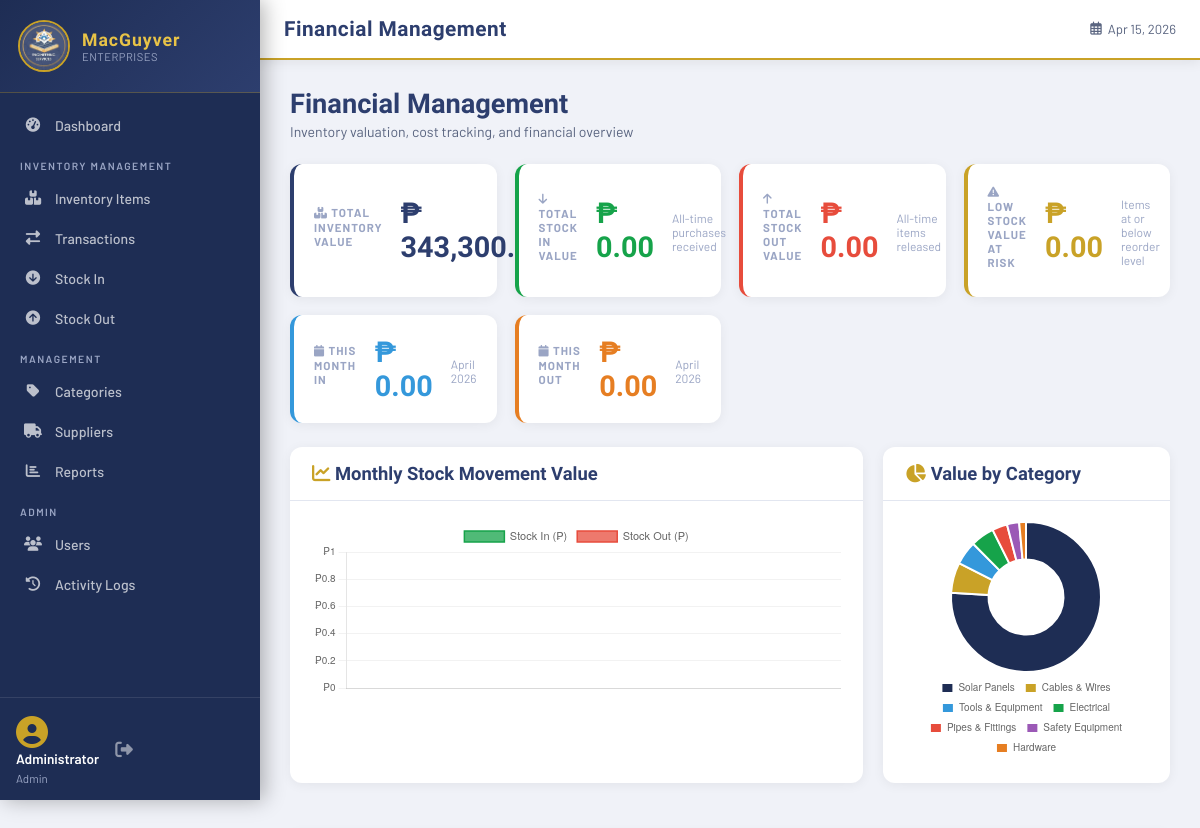
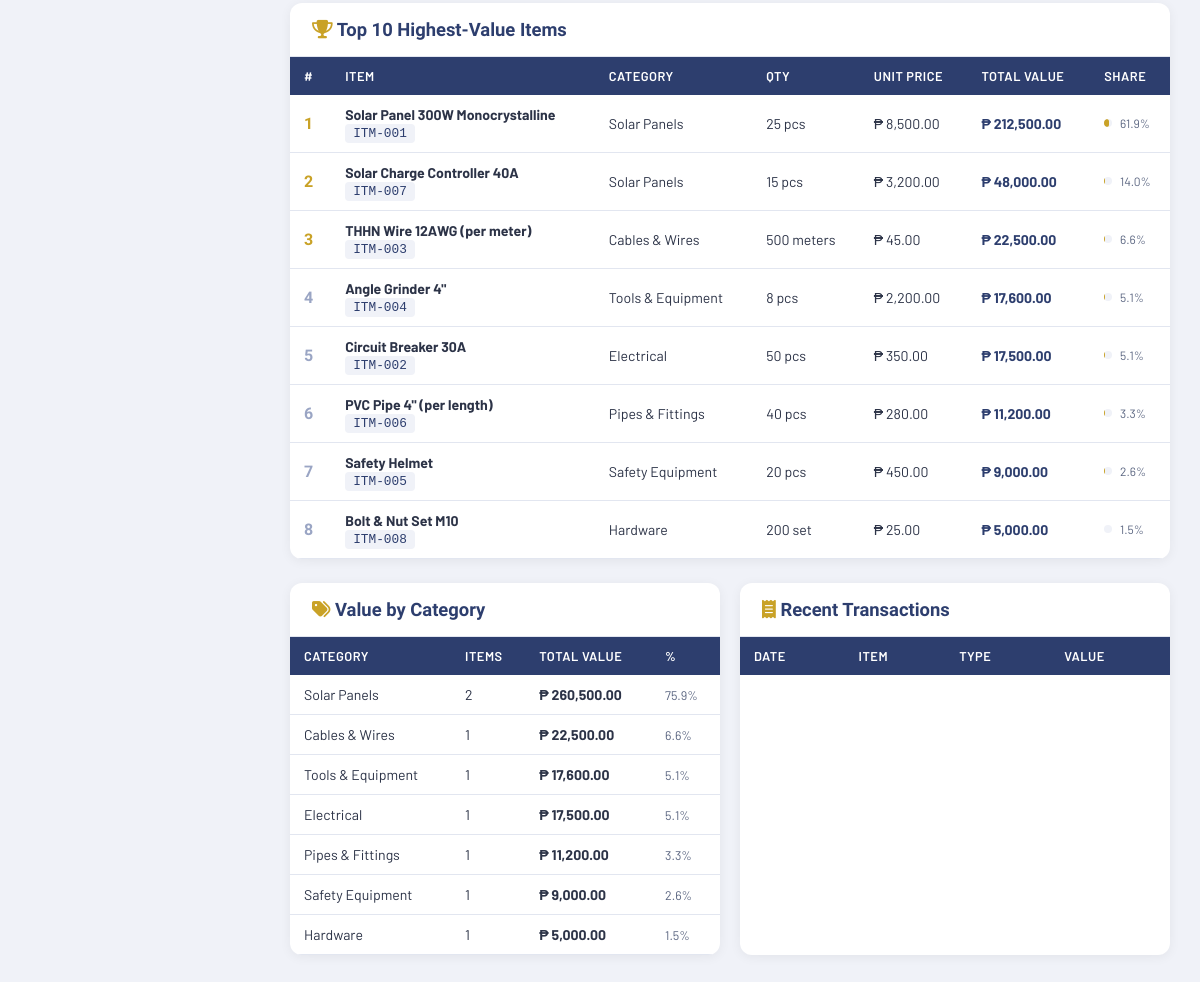
/pages/financial.php (signed in), run on the app's committed database (2 pictures, top to bottom).
### tables this page shows
CREATE TABLE IF NOT EXISTS users (
    id INT AUTO_INCREMENT PRIMARY KEY,
    username VARCHAR(50) NOT NULL UNIQUE,
    password VARCHAR(255) NOT NULL,
    full_name VARCHAR(100) NOT NULL,
    email VARCHAR(100),
    role ENUM('admin','staff','viewer') DEFAULT 'staff',
    is_active TINYINT(1) DEFAULT 1,
    created_at TIMESTAMP DEFAULT CURRENT_TIMESTAMP,
    last_login TIMESTAMP NULL
);

CREATE TABLE IF NOT EXISTS items (
    id INT AUTO_INCREMENT PRIMARY KEY,
    item_code VARCHAR(50) NOT NULL UNIQUE,
    name VARCHAR(150) NOT NULL,
    description TEXT,
    category_id INT,
    supplier_id INT,
    unit VARCHAR(30) DEFAULT 'pcs',
    quantity INT DEFAULT 0,
    reorder_level INT DEFAULT 5,
    unit_price DECIMAL(12,2) DEFAULT 0.00,
    location VARCHAR(100),
    image VARCHAR(255),
    status ENUM('active','inactive','discontinued') DEFAULT 'active',
    created_at TIMESTAMP DEFAULT CURRENT_TIMESTAMP,
    updated_at TIMESTAMP DEFAULT CURRENT_TIMESTAMP ON UPDATE CURRENT_TIMESTAMP,
    FOREIGN KEY (category_id) REFERENCES categories(id) ON DELETE SET NULL,
    FOREIGN KEY (supplier_id) REFERENCES suppliers(id) ON DELETE SET NULL
);

CREATE TABLE IF NOT EXISTS categories (
    id INT AUTO_INCREMENT PRIMARY KEY,
    name VARCHAR(100) NOT NULL,
    description TEXT,
    created_at TIMESTAMP DEFAULT CURRENT_TIMESTAMP
);

### includes/functions.php (called while the page is built, shortened)
<?php
function getCurrentUser() {
    $db = getDB();
    $id = (int)$_SESSION['user_id'];
    $res = $db->query("SELECT * FROM users WHERE id=$id LIMIT 1");
    return $res->fetch_assoc();
}
function isAdmin() {
    return isset($_SESSION['role']) && $_SESSION['role'] === 'admin';
}
function sanitize($str) {
    return htmlspecialchars(trim($str), ENT_QUOTES, 'UTF-8');
}
function formatCurrency($amount) {
    return '₱ ' . number_format($amount, 2);
}

### pages/financial.php (the view, shortened to what this page needs)
<?php
$pageTitle = 'Financial Management';
require_once '../includes/header.php';
$db = getDB();
$totalValue    = $db->query("SELECT COALESCE(SUM(quantity*unit_price),0) v FROM items WHERE status='active'")->fetch_assoc()['v'];
$totalIn       = $db->query("SELECT COALESCE(SUM(t.quantity*t.unit_price),0) v FROM transactions t WHERE t.type='stock_in'")->fetch_assoc()['v'];
$totalOut      = $db->query("SELECT COALESCE(SUM(t.quantity*t.unit_price),0) v FROM transactions t WHERE t.type='stock_out'")->fetch_assoc()['v'];
$lowStockVal   = $db->query("SELECT COALESCE(SUM(quantity*unit_price),0) v FROM items WHERE quantity<=reorder_level AND status='active'")->fetch_assoc()['v'];
$thisMonthIn   = $db->query("SELECT COALESCE(SUM(t.quantity*t.unit_price),0) v FROM transactions t WHERE t.type='stock_in'  AND MONTH(t.transaction_date)=MONTH(NOW()) AND YEAR(t.transaction_date)=YEAR(NOW())")->fetch_assoc()['v'];
$thisMonthOut  = $db->query("SELECT COALESCE(SUM(t.quantity*t.unit_price),0) v FROM transactions t WHERE t.type='stock_out' AND MONTH(t.transaction_date)=MONTH(NOW()) AND YEAR(t.transaction_date)=YEAR(NOW())")->fetch_assoc()['v'];
$catBreakdown  = $db->query("SELECT c.name, COUNT(i.id) item_count, COALESCE(SUM(i.quantity*i.unit_price),0) val FROM items i LEFT JOIN categories c ON i.category_id=c.id WHERE i.status='active' GROUP BY i.category_id ORDER BY val DESC");
$months = []; $inVals = []; $outVals = [];
$topItems = $db->query("SELECT i.name, i.item_code, i.quantity, i.unit_price, i.unit, (i.quantity*i.unit_price) total_val, c.name cat_name FROM items i LEFT JOIN categories c ON i.category_id=c.id WHERE i.status='active' ORDER BY total_val DESC LIMIT 10");
?>
<div class="page-header">
  <div>
    <h1>Financial Management</h1>
    <p>Inventory valuation, cost tracking, and financial overview</p>
  </div>
</div>
<div style="display:grid;grid-template-columns:repeat(auto-fit,minmax(200px,1fr));gap:18px;margin-bottom:24px;">
  <div class="stat-card" style="background:#fff;border-radius:12px;padding:20px;box-shadow:0 2px 12px rgba(0,0,0,.06);border-left:4px solid var(--navy);">
    <div style="font-size:.72rem;font-weight:700;letter-spacing:1px;text-transform:uppercase;color:var(--gray-400);margin-bottom:8px;"><i class="fas fa-boxes"></i> Total Inventory Value</div>
    <div style="font-family:'Barlow Condensed',sans-serif;font-size:1.8rem;font-weight:900;color:var(--navy);"><?= formatCurrency($totalValue) ?></div>
    <div style="font-size:.75rem;color:var(--gray-400);margin-top:4px;">All active items × unit price</div>
  </div>
  <div class="stat-card" style="background:#fff;border-radius:12px;padding:20px;box-shadow:0 2px 12px rgba(0,0,0,.06);border-left:4px solid #16a34a;">
    <div style="font-size:.72rem;font-weight:700;letter-spacing:1px;text-transform:uppercase;color:var(--gray-400);margin-bottom:8px;"><i class="fas fa-arrow-down"></i> Total Stock In Value</div>
    <div style="font-family:'Barlow Condensed',sans-serif;font-size:1.8rem;font-weight:900;color:#16a34a;"><?= formatCurrency($totalIn) ?></div>
    <div style="font-size:.75rem;color:var(--gray-400);margin-top:4px;">All-time purchases received</div>
  </div>
  <div class="stat-card" style="background:#fff;border-radius:12px;padding:20px;box-shadow:0 2px 12px rgba(0,0,0,.06);border-left:4px solid var(--red);">
    <div style="font-size:.72rem;font-weight:700;letter-spacing:1px;text-transform:uppercase;color:var(--gray-400);margin-bottom:8px;"><i class="fas fa-arrow-up"></i> Total Stock Out Value</div>
    <div style="font-family:'Barlow Condensed',sans-serif;font-size:1.8rem;font-weight:900;color:var(--red);"><?= formatCurrency($totalOut) ?></div>
    <div style="font-size:.75rem;color:var(--gray-400);margin-top:4px;">All-time items released</div>
  </div>
  <div class="stat-card" style="background:#fff;border-radius:12px;padding:20px;box-shadow:0 2px 12px rgba(0,0,0,.06);border-left:4px solid var(--gold);">
    <div style="font-size:.72rem;font-weight:700;letter-spacing:1px;text-transform:uppercase;color:var(--gray-400);margin-bottom:8px;"><i class="fas fa-exclamation-triangle"></i> Low Stock Value at Risk</div>
    <div style="font-family:'Barlow Condensed',sans-serif;font-size:1.8rem;font-weight:900;color:var(--gold);"><?= formatCurrency($lowStockVal) ?></div>
    <div style="font-size:.75rem;color:var(--gray-400);margin-top:4px;">Items at or below reorder level</div>
  </div>
  <div class="stat-card" style="background:#fff;border-radius:12px;padding:20px;box-shadow:0 2px 12px rgba(0,0,0,.06);border-left:4px solid #3498db;">
    <div style="font-size:.72rem;font-weight:700;letter-spacing:1px;text-transform:uppercase;color:var(--gray-400);margin-bottom:8px;"><i class="fas fa-calendar"></i> This Month In</div>
    <div style="font-family:'Barlow Condensed',sans-serif;font-size:1.8rem;font-weight:900;color:#3498db;"><?= formatCurrency($thisMonthIn) ?></div>
    <div style="font-size:.75rem;color:var(--gray-400);margin-top:4px;"><?= date('F Y') ?></div>
  </div>
  <div class="stat-card" style="background:#fff;border-radius:12px;padding:20px;box-shadow:0 2px 12px rgba(0,0,0,.06);border-left:4px solid #e67e22;">
    <div style="font-size:.72rem;font-weight:700;letter-spacing:1px;text-transform:uppercase;color:var(--gray-400);margin-bottom:8px;"><i class="fas fa-calendar"></i> This Month Out</div>
    <div style="font-family:'Barlow Condensed',sans-serif;font-size:1.8rem;font-weight:900;color:#e67e22;"><?= formatCurrency($thisMonthOut) ?></div>
    <div style="font-size:.75rem;color:var(--gray-400);margin-top:4px;"><?= date('F Y') ?></div>
  </div>
</div>
<div style="display:grid;grid-template-columns:2fr 1fr;gap:20px;margin-bottom:24px;">
  <div class="card">
    <div class="card-header">
      <h2><i class="fas fa-chart-line" style="color:var(--gold)"></i> Monthly Stock Movement Value</h2>
    </div>
    <div class="card-body">
      <canvas id="monthlyChart" height="100"></canvas>
    </div>
  </div>
  <div class="card">
    <div class="card-header">
      <h2><i class="fas fa-chart-pie" style="color:var(--gold)"></i> Value by Category</h2>
    </div>
    <div class="card-body">
      <canvas id="catChart" height="180"></canvas>
    </div>
  </div>
</div>
<div class="card" style="margin-bottom:24px;">
  <div class="card-header">
    <h2><i class="fas fa-trophy" style="color:var(--gold)"></i> Top 10 Highest-Value Items</h2>
  </div>
  <div class="table-responsive">
    <table>
      <thead><tr><th>#</th><th>Item</th><th>Category</th><th>Qty</th><th>Unit Price</th><th>Total Value</th><th>Share</th></tr></thead>
      <tbody>
      <?php $rank=1; while($r=$topItems->fetch_assoc()):
        $share = $totalValue > 0 ? ($r['total_val'] / $totalValue * 100) : 0;
      ?>
      <tr>
        <td><span style="font-family:'Barlow Condensed',sans-serif;font-weight:800;color:<?= $rank<=3?'var(--gold)':'var(--gray-400)' ?>;font-size:1rem;"><?= $rank++ ?></span></td>
        <td>
          <strong><?= sanitize($r['name']) ?></strong><br>
          <span class="item-code"><?= sanitize($r['item_code']) ?></span>
        </td>
        <td><?= sanitize($r['cat_name'] ?? '—') ?></td>
        <td><?= $r['quantity'] ?> <?= sanitize($r['unit']) ?></td>
        <td><?= formatCurrency($r['unit_price']) ?></td>
        <td><strong style="color:var(--navy);"><?= formatCurrency($r['total_val']) ?></strong></td>
        <td>
          <div style="display:flex;align-items:center;gap:8px;">
            <div style="flex:1;background:var(--gray-100);border-radius:4px;height:8px;overflow:hidden;">
              <div style="width:<?= min(100,round($share)) ?>%;height:100%;background:var(--gold);border-radius:4px;"></div>
            </div>
            <span style="font-size:.75rem;color:var(--gray-600);min-width:36px;"><?= number_format($share,1) ?>%</span>
          </div>
        </td>
      </tr>
      <?php endwhile; ?>
      </tbody>
    </table>
  </div>
</div>
<div style="display:grid;grid-template-columns:1fr 1fr;gap:20px;">
  <div class="card">
    <div class="card-header">
      <h2><i class="fas fa-tags" style="color:var(--gold)"></i> Value by Category</h2>
    </div>
    <div class="table-responsive">
      <table>
        <thead><tr><th>Category</th><th>Items</th><th>Total Value</th><th>%</th></tr></thead>
        <tbody>
        <?php $catBreakdown->data_seek(0); while($r=$catBreakdown->fetch_assoc()):
          $pct = $totalValue > 0 ? ($r['val']/$totalValue*100) : 0;
        ?>
        <tr>
          <td><?= sanitize($r['name'] ?? 'Uncategorized') ?></td>
          <td><?= $r['item_count'] ?></td>
          <td><strong><?= formatCurrency($r['val']) ?></strong></td>
          <td><span style="font-size:.78rem;color:var(--gray-600);"><?= number_format($pct,1) ?>%</span></td>
        </tr>
        <?php endwhile; ?>
        </tbody>
      </table>
    </div>
  </div>
  <div class="card">
    <div class="card-header">
      <h2><i class="fas fa-receipt" style="color:var(--gold)"></i> Recent Transactions</h2>
    </div>
    <div class="table-responsive">
      <table>
        <thead><tr><th>Date</th><th>Item</th><th>Type</th><th>Value</th></tr></thead>
      </table>
    </div>
  </div>
</div>
<script>
// Monthly chart
var mCtx = document.getElementById('monthlyChart').getContext('2d');
new Chart(mCtx, {
  type: 'bar',
  data: {
    labels: <?= json_encode($months) ?>,
    datasets: [
      { label: 'Stock In (₱)',  data: <?= json_encode($inVals) ?>,  backgroundColor: 'rgba(22,163,74,.75)',  borderColor:'#16a34a', borderWidth:1.5, borderRadius:4 },
      { label: 'Stock Out (₱)', data: <?= json_encode($outVals) ?>, backgroundColor: 'rgba(231,76,60,.75)',  borderColor:'#e74c3c', borderWidth:1.5, borderRadius:4 }
    ]
  },
  options: {
    responsive: true,
    plugins: { legend:{ position:'top', labels:{font:{size:11}} } },
    scales: {
      y: { ticks:{ callback:function(v){ return '₱'+v.toLocaleString(); }, font:{size:10} }, grid:{color:'rgba(0,0,0,.05)'} },
      x: { ticks:{ font:{size:10} }, grid:{display:false} }
    }
  }
});
// Category pie chart
<?php
$catBreakdown->data_seek(0);
$catLabels = []; $catData = []; $catColors = ['#1e2d54','#c9a227','#3498db','#16a34a','#e74c3c','#9b59b6','#e67e22','#1abc9c'];
$ci = 0;
while($r = $catBreakdown->fetch_assoc()) {
  $catLabels[] = $r['name'] ?? 'Uncategorized';
  $catData[]   = round((float)$r['val'], 2);
}
?>
var pCtx = document.getElementById('catChart').getContext('2d');
new Chart(pCtx, {
  type: 'doughnut',
  data: {
    labels: <?= json_encode($catLabels) ?>,
    datasets: [{ data: <?= json_encode($catData) ?>, backgroundColor: <?= json_encode($catColors) ?>, borderWidth:2, borderColor:'#fff' }]
  },
  options: {
    responsive: true,
    plugins: {
      legend: { position:'bottom', labels:{ font:{size:10}, boxWidth:12 } },
      tooltip: { callbacks:{ label:function(c){ return ' ₱'+c.parsed.toLocaleString(); } } }
    }
  }
});
</script>
<?php require_once '../includes/footer.php'; ?>

### includes/header.php (shortened to what this page needs)
<?php
require_once __DIR__ . '/functions.php';
$currentUser = getCurrentUser();
$currentPage = basename($_SERVER['PHP_SELF'], '.php');
?>
<!DOCTYPE html>
<html lang="en">
<head>
<link rel="stylesheet" href="https://cdnjs.cloudflare.com/ajax/libs/font-awesome/6.5.0/css/all.min.css">
<link rel="stylesheet" href="<?= BASE_URL ?>assets/css/style.css">
</head>
<body>
<aside class="sidebar" id="sidebar">
  <div class="sidebar-brand">
    <img src="<?= BASE_URL ?>assets/logo.png" alt="Logo" class="brand-logo">
    <div class="brand-text">
      <span class="brand-name">MacGuyver</span>
      <span class="brand-sub">Enterprises</span>
    </div>
  </div>
  <nav class="sidebar-nav">
    <a href="<?= BASE_URL ?>dashboard.php" class="nav-item <?= $currentPage==='dashboard'?'active':'' ?>">
      <i class="fas fa-tachometer-alt"></i><span>Dashboard</span>
    </a>
    <div class="nav-section-label">INVENTORY MANAGEMENT</div>
    <a href="<?= BASE_URL ?>pages/items.php" class="nav-item <?= $currentPage==='items'?'active':'' ?>">
      <i class="fas fa-boxes"></i><span>Inventory Items</span>
    </a>
    <a href="<?= BASE_URL ?>pages/transactions.php" class="nav-item <?= $currentPage==='transactions'?'active':'' ?>">
      <i class="fas fa-exchange-alt"></i><span>Transactions</span>
    </a>
    <a href="<?= BASE_URL ?>pages/stock_in.php" class="nav-item <?= $currentPage==='stock_in'?'active':'' ?>">
      <i class="fas fa-arrow-circle-down"></i><span>Stock In</span>
    </a>
    <a href="<?= BASE_URL ?>pages/stock_out.php" class="nav-item <?= $currentPage==='stock_out'?'active':'' ?>">
      <i class="fas fa-arrow-circle-up"></i><span>Stock Out</span>
    </a>
    <div class="nav-section-label">MANAGEMENT</div>
    <a href="<?= BASE_URL ?>pages/categories.php" class="nav-item <?= $currentPage==='categories'?'active':'' ?>">
      <i class="fas fa-tag"></i><span>Categories</span>
    </a>
    <a href="<?= BASE_URL ?>pages/suppliers.php" class="nav-item <?= $currentPage==='suppliers'?'active':'' ?>">
      <i class="fas fa-truck"></i><span>Suppliers</span>
    </a>
    <a href="<?= BASE_URL ?>pages/reports.php" class="nav-item <?= $currentPage==='reports'?'active':'' ?>">
      <i class="fas fa-chart-bar"></i><span>Reports</span>
    </a>
    <?php if(isAdmin()): ?>
    <div class="nav-section-label">ADMIN</div>
    <a href="<?= BASE_URL ?>pages/users.php" class="nav-item <?= $currentPage==='users'?'active':'' ?>">
      <i class="fas fa-users"></i><span>Users</span>
    </a>
    <a href="<?= BASE_URL ?>pages/logs.php" class="nav-item <?= $currentPage==='logs'?'active':'' ?>">
      <i class="fas fa-history"></i><span>Activity Logs</span>
    </a>
    <?php endif; ?>
  </nav>
  <div class="sidebar-footer">
    <div class="user-info">
      <div class="user-avatar"><i class="fas fa-user-circle"></i></div>
      <div class="user-details">
        <span class="user-name"><?= sanitize($currentUser['full_name']) ?></span>
        <span class="user-role"><?= ucfirst($currentUser['role']) ?></span>
      </div>
    </div>
    <a href="<?= BASE_URL ?>logout.php" class="logout-btn" title="Logout"><i class="fas fa-sign-out-alt"></i></a>
  </div>
</aside>
<div class="main-wrapper">
  <header class="topbar">
    <div class="topbar-title"><?= isset($pageTitle) ? sanitize($pageTitle) : 'Dashboard' ?></div>
    <div class="topbar-right">
      <span class="date-display"><i class="far fa-calendar-alt"></i> <?= date('M d, Y') ?></span>
    </div>
  </header>
  <main class="content-area">

### data on the page
users: full_name "Administrator", role "Admin"
items: name "Solar Panel 300W Monocrystalline", item_code "ITM-001", category.name "Solar Panels", quantity "25", unit "pcs", unit_price "₱ 8,500.00", total_val "₱ 212,500.00", min(100,round($share)) 62 (drawn), share "61.9"
items: name "Solar Charge Controller 40A", item_code "ITM-007", category.name "Solar Panels", quantity "15", unit "pcs", unit_price "₱ 3,200.00", total_val "₱ 48,000.00", share "14.0"
items: name "THHN Wire 12AWG (per meter)", item_code "ITM-003", category.name "Cables & Wires", quantity "500", unit "meters", unit_price "₱ 45.00", total_val "₱ 22,500.00", share "6.6"
items: name "Angle Grinder 4\"", item_code "ITM-004", category.name "Tools & Equipment", quantity "8", unit "pcs", unit_price "₱ 2,200.00", total_val "₱ 17,600.00", share "5.1"
items: name "Circuit Breaker 30A", item_code "ITM-002", category.name "Electrical", quantity "50", unit "pcs", unit_price "₱ 350.00", total_val "₱ 17,500.00", share "5.1"
items: name "PVC Pipe 4\" (per length)", item_code "ITM-006", category.name "Pipes & Fittings", quantity "40", unit "pcs", unit_price "₱ 280.00", total_val "₱ 11,200.00", share "3.3"
items: name "Safety Helmet", item_code "ITM-005", category.name "Safety Equipment", quantity "20", unit "pcs", unit_price "₱ 450.00", total_val "₱ 9,000.00", share "2.6"
items: name "Bolt & Nut Set M10", item_code "ITM-008", category.name "Hardware", quantity "200", unit "set", unit_price "₱ 25.00", total_val "₱ 5,000.00", share "1.5"

### other printed values
$pageTitle "Financial Management"
formatCurrency($totalValue) "₱ 343,300.00"
formatCurrency($totalIn) "₱ 0.00"
formatCurrency($totalOut) "₱ 0.00"
formatCurrency($lowStockVal) "₱ 0.00"
formatCurrency($thisMonthIn) "₱ 0.00"
formatCurrency($thisMonthOut) "₱ 0.00"
$r['name'] "Solar Panels"
$r['item_count'] "2"
formatCurrency($r['val']) "₱ 260,500.00"
$pct "75.9"
$r['name'] "Cables & Wires"
$r['item_count'] "1"
formatCurrency($r['val']) "₱ 22,500.00"
$pct "6.6"
